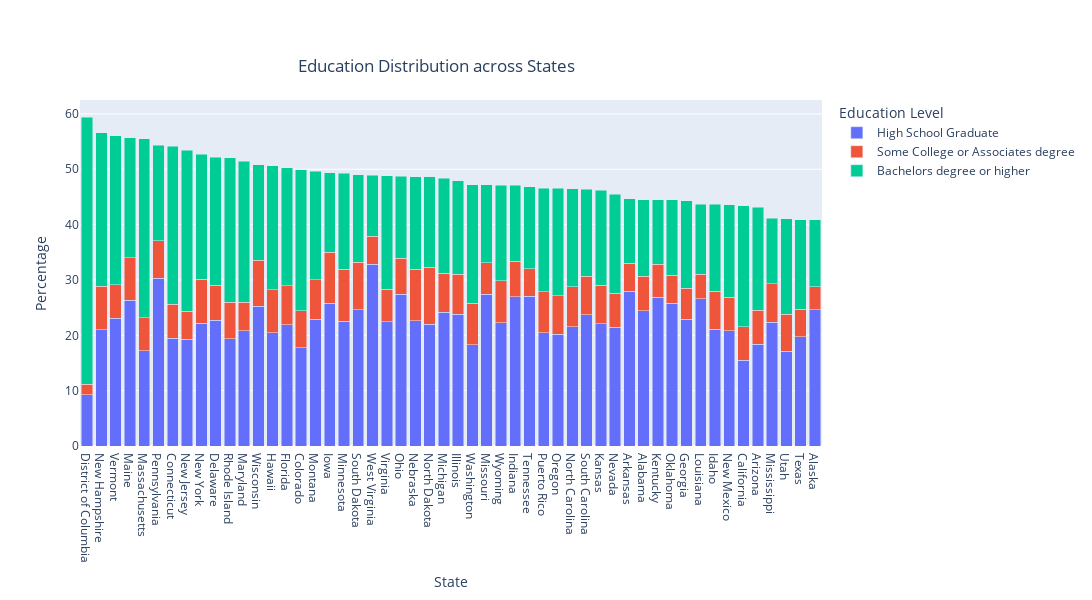

The cell this chart's notebook holds for it:
### Markdown cell above
When it comes to understanding how a particular state's income is high, we look at the education level within the state, and the second part is to see if the minority race has received the same level of education as well. We will examine equally racially distributed states to see if their education level varies and, if so, how it affects income.

### Code cell
fig = px.bar(dup_edu, x="State", y=['High School Graduate', 'Some College or Associates degree', 'Bachelors degree or higher'], title="Education Distribution across States", width=1100, height=600)
fig.update_layout(barmode='stack', xaxis={'categoryorder': 'total descending'})

fig.update_layout(
    title={
        'text': "Education Distribution across States",
        'y':0.9,
        'x':0.4,
        'xanchor': 'center',
        'yanchor': 'top'},
    xaxis_title="State",
    yaxis_title="Percentage",
    legend_title="Education Level")
fig.show()

### Figure 1 — Plotly figure (JSON) as saved in the notebook; plotly's stock layout.template omitted (floating-point values rounded to 4 significant figures)
{"data": [{"alignmentgroup": "True", "hovertemplate": "variable=High School Graduate<br>State=%{x}<br>value=%{y}<extra></extra>", "legendgroup": "High School Graduate", "marker": {"color": "#636efa", "pattern": {"shape": ""}}, "name": "High School Graduate", "offsetgroup": "High School Graduate", "orientation": "v", "showlegend": true, "textposition": "auto", "type": "bar", "x": ["West Virginia", "Pennsylvania", "Arkansas", "Missouri", "Ohio", "Tennessee", "Indiana", "Kentucky", "Louisiana", "Maine", "Iowa", "Oklahoma", "Wisconsin", "South Dakota", "Alaska", "Alabama", "Michigan", "Illinois", "South Carolina", "Vermont", "Montana", "Georgia", "Delaware", "Nebraska", "Minnesota", "Virginia", "Mississippi", "Wyoming", "New York", "Kansas", "North Dakota", "Florida", "North Carolina", "Nevada", "Idaho", "New Hampshire", "New Mexico", "Maryland", "Hawaii", "Puerto Rico", "Oregon", "Texas", "Connecticut", "Rhode Island", "New Jersey", "Arizona", "Washington", "Colorado", "Massachusetts", "Utah", "California", "District of Columbia"], "xaxis": "x", "y": [32.85, 30.33, 27.94, 27.46, 27.44, 27.07, 26.96, 26.87, 26.61, 26.33, 25.83, 25.82, 25.23, 24.64, 24.63, 24.44, 24.19, 23.82, 23.75, 23.11, 22.92, 22.92, 22.71, 22.62, 22.55, 22.48, 22.38, 22.28, 22.16, 22.1, 22.04, 21.88, 21.54, 21.42, 21.09, 20.97, 20.84, 20.83, 20.49, 20.48, 20.17, 19.76, 19.44, 19.37, 19.3, 18.37, 18.3, 17.8, 17.18, 17.16, 15.51, 9.246], "yaxis": "y"}, {"alignmentgroup": "True", "hovertemplate": "variable=Some College or Associates degree<br>State=%{x}<br>value=%{y}<extra></extra>", "legendgroup": "Some College or Associates degree", "marker": {"color": "#EF553B", "pattern": {"shape": ""}}, "name": "Some College or Associates degree", "offsetgroup": "Some College or Associates degree", "orientation": "v", "showlegend": true, "textposition": "auto", "type": "bar", "x": ["West Virginia", "Pennsylvania", "Arkansas", "Missouri", "Ohio", "Tennessee", "Indiana", "Kentucky", "Louisiana", "Maine", "Iowa", "Oklahoma", "Wisconsin", "South Dakota", "Alaska", "Alabama", "Michigan", "Illinois", "South Carolina", "Vermont", "Montana", "Georgia", "Delaware", "Nebraska", "Minnesota", "Virginia", "Mississippi", "Wyoming", "New York", "Kansas", "North Dakota", "Florida", "North Carolina", "Nevada", "Idaho", "New Hampshire", "New Mexico", "Maryland", "Hawaii", "Puerto Rico", "Oregon", "Texas", "Connecticut", "Rhode Island", "New Jersey", "Arizona", "Washington", "Colorado", "Massachusetts", "Utah", "California", "District of Columbia"], "xaxis": "x", "y": [5.022, 6.781, 5.075, 5.611, 6.476, 4.978, 6.427, 5.957, 4.381, 7.648, 9.196, 5.07, 8.359, 8.588, 4.149, 6.235, 7.06, 7.2, 6.901, 6.062, 7.093, 5.576, 6.353, 9.325, 9.403, 5.846, 6.897, 7.563, 8.015, 6.945, 10.26, 7.098, 7.275, 6.148, 6.877, 7.877, 6.0, 5.173, 7.728, 7.42, 6.958, 4.908, 6.138, 6.588, 5.081, 6.144, 7.495, 6.64, 6.019, 6.656, 6.051, 1.868], "yaxis": "y"}, {"alignmentgroup": "True", "hovertemplate": "variable=Bachelors degree or higher<br>State=%{x}<br>value=%{y}<extra></extra>", "legendgroup": "Bachelors degree or higher", "marker": {"color": "#00cc96", "pattern": {"shape": ""}}, "name": "Bachelors degree or higher", "offsetgroup": "Bachelors degree or higher", "orientation": "v", "showlegend": true, "textposition": "auto", "type": "bar", "x": ["West Virginia", "Pennsylvania", "Arkansas", "Missouri", "Ohio", "Tennessee", "Indiana", "Kentucky", "Louisiana", "Maine", "Iowa", "Oklahoma", "Wisconsin", "South Dakota", "Alaska", "Alabama", "Michigan", "Illinois", "South Carolina", "Vermont", "Montana", "Georgia", "Delaware", "Nebraska", "Minnesota", "Virginia", "Mississippi", "Wyoming", "New York", "Kansas", "North Dakota", "Florida", "North Carolina", "Nevada", "Idaho", "New Hampshire", "New Mexico", "Maryland", "Hawaii", "Puerto Rico", "Oregon", "Texas", "Connecticut", "Rhode Island", "New Jersey", "Arizona", "Washington", "Colorado", "Massachusetts", "Utah", "California", "District of Columbia"], "xaxis": "x", "y": [11.09, 17.2, 11.68, 14.1, 14.82, 14.75, 13.69, 11.67, 12.73, 21.68, 14.37, 13.6, 17.19, 15.82, 12.06, 13.83, 17.16, 16.94, 15.73, 26.86, 19.62, 15.84, 23.06, 16.69, 17.35, 20.49, 11.87, 17.25, 22.5, 17.2, 16.33, 21.34, 17.65, 17.95, 15.72, 27.74, 16.73, 25.47, 22.39, 18.68, 19.42, 16.17, 28.62, 26.14, 29.07, 18.66, 21.41, 25.52, 32.28, 17.27, 21.88, 48.28], "yaxis": "y"}], "layout": {"barmode": "stack", "height": 600, "legend": {"title": {"text": "Education Level"}, "tracegroupgap": 0}, "title": {"text": "Education Distribution across States", "x": 0.4, "xanchor": "center", "y": 0.9, "yanchor": "top"}, "width": 1100, "xaxis": {"anchor": "y", "autorange": true, "categoryorder": "total descending", "domain": [0, 1], "range": [-0.5, 51.5], "title": {"text": "State"}, "type": "category"}, "yaxis": {"anchor": "x", "autorange": true, "domain": [0, 1], "range": [0, 62.51], "title": {"text": "Percentage"}, "type": "linear"}}}
